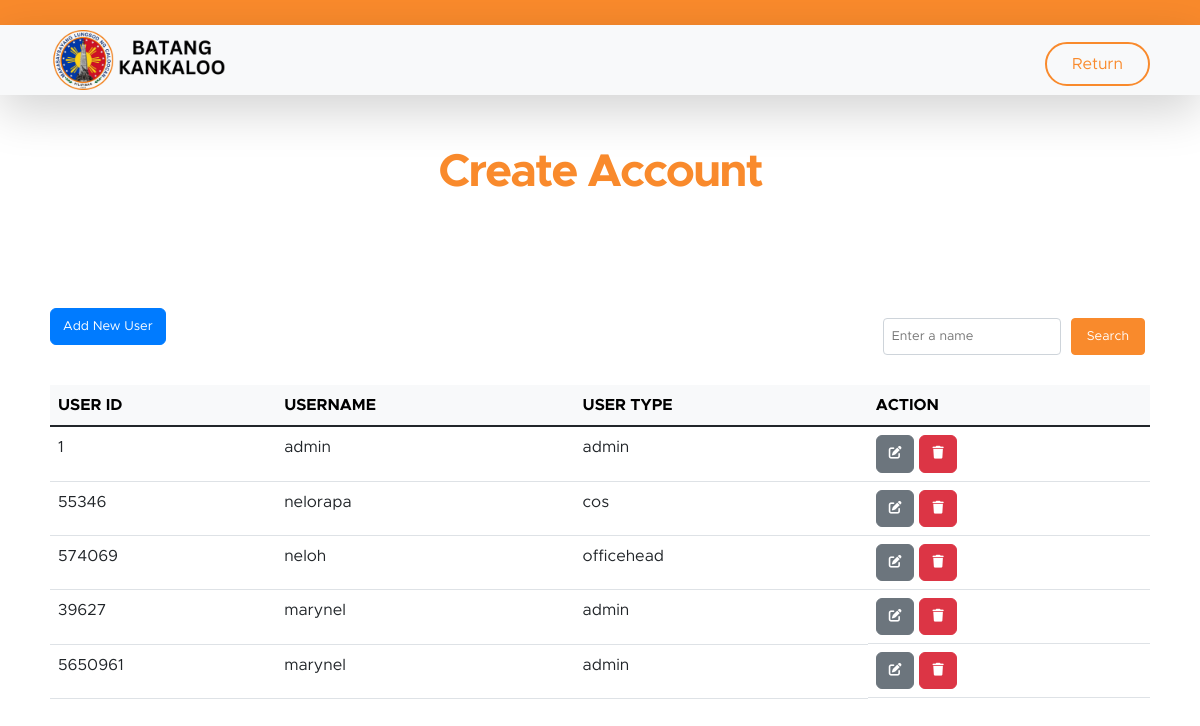
Page /admin/registration.php (signed in) on the committed database.
### tables this page shows
CREATE TABLE `user` (
  `id` bigint(50) NOT NULL,
  `user_id` bigint(50) NOT NULL,
  `username` varchar(15) NOT NULL,
  `password` varchar(15) NOT NULL,
  `gender` varchar(50) NOT NULL,
  `usertype` varchar(10) NOT NULL,
  `date` date NOT NULL
);

### admin/registration.php (the view, shortened to what this page needs)
<?php
include("../connection.php");
include("../functions.php");
if ($_SERVER["REQUEST_METHOD"] == "GET") {
    if (isset($_GET['search'])) {
        $search_input = $_GET['search'];
        $result = mysqli_query($con, "SELECT * FROM user WHERE user_id LIKE '%$search_input%' OR username LIKE '%$search_input%' OR usertype LIKE '%$search_input%'");
    } else {
        $result = mysqli_query($con, "SELECT * FROM user");
    }
} else {
    $result = mysqli_query($con, "SELECT * FROM user");
}
?>
<!doctype html>
<html lang="en">
<head>
    <link href="../css/bootstrap.min.css" rel="stylesheet">
    <link href="../css/bootstrap-icons.css" rel="stylesheet">
    <link rel="stylesheet" href="https://cdnjs.cloudflare.com/ajax/libs/font-awesome/6.5.1/css/all.min.css">
    <link href="../css/registration1.css" rel="stylesheet">
    <link href="../css/maincss.css" rel="stylesheet">
</head>
<body>
    <header class="site-header">
    </header>
    <nav class="navbar navbar-expand-lg bg-light shadow-lg">
        <div class="container">
            <a class="navbar-brand" href="admin.php">
                <img src="../images/batangkankaloologo.png" class="logo img-fluid" alt="">
            </a>
            <div class="collapse navbar-collapse" id="navbarNav">
                <ul class="navbar-nav ms-auto">
                    <li class="nav-item ms-3">
                        <a class="nav-link custom-btn custom-border-btn btn" href="../admin/admin.php">Return</a>
                    </li>
                </ul>
            </div>
        </div>
    </nav>
    <section class="section-padding">
        <div class="container">
            <div class="row">
                <div class="col-lg-10 col-12 text-center mx-auto">
                    <h2 class="mb-5"><b>Create Account</b></h2>
                </div>
            </div>
        </div>
    </section>
    <div class="container">
        <div class="add-search-nav">
            <div class="add-user">
                <button type="button" class="btn btn-primary" data-bs-toggle="modal" data-bs-target="#addModal">
                    Add New User
                </button>
            </div>
            <div class="search-container">
                <form action="" method="GET" class="search-form">
                    <input type="text" name="search" id="search" class="search-input" placeholder="Enter a name" autocomplete="off">
                    <input type="submit" value="Search" class="search-button btn btn-primary btn-sm">
                </form>
            </div>
        </div>
        <form action="" method="post">
            <div class="table-responsive">
                <table class="table table-hover">
                    <thead class="table-light">
                        <tr>
                            <th>USER ID</th>
                            <th>USERNAME</th>
                            <th>USER TYPE</th>
                            <th>ACTION</th>
                        </tr>
                    </thead>
                    <tbody class="table-group-divider">
                        <?php
                        if (mysqli_num_rows($result) > 0) {
                            while ($user_row = mysqli_fetch_assoc($result)) {
                        ?>
                                <tr>
                                    <td><?php echo $user_row['user_id'] ?></td>
                                    <td><?php echo $user_row['username'] ?></td>
                                    <td><?php echo $user_row['usertype'] ?></td>
                                    <td class="action-btn">
                                        <button type="button" class="btn btn-secondary" name="edit-btn" data-bs-toggle="modal" data-bs-target="#editModal<?php echo $user_row['id']; ?>">
                                            <i class="fa-solid fa-pen-to-square"></i>
                                        </button>
                                        <button type="button" class="btn btn-danger" name="delete-btn" data-bs-toggle="modal" data-bs-target="#deleteModal<?php echo $user_row['id']; ?>">
                                            <i class="fa-solid fa-trash"></i>
                                        </button>
                                    </td>
                                </tr>
                        <?php
                            }
                        } else {
                            echo "<tr><td colspan='4'>No records found</td></tr>";
                        }
                        ?>
                    </tbody>
                </table>
            </div>
        </form>
    </div>
</body>
</html>

### css/registration1.css (style rules this page uses)
body { font-family: 'Arial', sans-serif; background-color: #f8f9fa; margin: 0; }
.container { margin-top: 0px; padding: 0 20px; }
h2 { margin-bottom: 150px; text-align: center; color: #f98a2c; font-size: 3rem; }
.btn { margin-right: 5px; padding: 8px 12px; font-size: 0.8rem; }
.btn-primary { background-color: #007bff; border-color: #007bff; }
.btn-danger { background-color: #dc3545; border-color: #dc3545; }
.add-search-nav { display: flex; align-items: center; justify-content: space-between; padding: 0 0 30px; }
.search-container { display: flex; justify-content: flex-end; align-items: center; }
.search-form { display: flex; justify-content: space-between; align-items: center; }
.search-input { padding: 8px; margin-right: 10px; border: 1px solid #ced4da; border-radius: 4px; font-size: 0.8rem; }
.search-button { padding: 8px 15px; background-color: #f98a2c; color: #fff; border: 1px solid #f98a2c; border-radius: 4px; cursor: pointer; font-size: 0.8rem; }
.action-btn { display: flex; }

### css/maincss.css (style rules this page uses)
:root { --white-color: #ffffff; --primary-color: #f98a2c; --secondary-color: #f98a2c; --section-bg-color: #f0f8ff; --site-footer-bg-color: #44525d; --custom-btn-bg-color: #f98a2c; --custom-btn-bg-hover-color: #f98a2c; --dark-color: #000000; --p-color: #717275; --border-color: #e9eaeb; --body-font-family: 'Metropolis', sans-serif; --h1-font-size: 52px; --h2-font-size: 46px; --h3-font-size: 32px; --h4-font-size: 28px; --h5-font-size: 24px; --h6-font-size: 22px; --p-font-size: 16px; --btn-font-size: 18px; --copyright-font-size: 14px; --border-radius-large: 100px; --border-radius-medium: 20px; --border-radius-small: 10px; --font-weight-light: 300; --font-weight-normal: 400; --font-weight-semibold: 600; --font-weight-bold: 700; }
body { background-color: var(--white-color); font-family: var(--body-font-family); }
h2, h3, h4, h5, h6 { color: var(--dark-color); }
h1, h2, h3, h4, h5, h6 { font-weight: var(--font-weight-semibold); letter-spacing: -1px; }
h2 { color: var(--secondary-color); font-size: var(--h2-font-size); letter-spacing: -2px; }
ul li { color: var(--p-color); font-size: var(--p-font-size); font-weight: var(--font-weight-normal); }
a, button { touch-action: manipulation; transition: all 0.3s; }
a { color: var(--p-color); text-decoration: none; }
b, strong { font-weight: var(--font-weight-bold); }
.section-padding { padding-top: 50px; padding-bottom: 50px; }
.custom-btn { background: var(--secondary-color); border: 2px solid transparent; border-radius: var(--border-radius-large); color: var(--white-color); font-size: var(--btn-font-size); font-weight: var(--font-weight-normal); line-height: normal; padding: 15px 25px; }
.navbar-expand-lg .navbar-nav .nav-link.custom-btn { color: var(--custom-btn-bg-color); margin-top: 8px; padding: 12px 25px; }
.custom-border-btn { background: transparent; border: 2px solid var(--custom-btn-bg-color); color: var(--primary-color); }
.navbar { background: var(--white-color); z-index: 9; padding-top: 0; padding-bottom: 0; height: 70px; }
.navbar-brand { color: var(--primary-color); font-size: var(--h6-font-size); font-weight: var(--font-weight-bold); }
.logo { max-width: 180px; height: auto; }
.navbar-expand-lg .navbar-nav .nav-link { margin-right: 0; margin-left: 0; padding: 20px; }
.navbar-nav .nav-link { display: inline-block; color: var(--p-color); font-size: var(--p-font-size); font-weight: var(--font-weight-medium); position: relative; padding-top: 15px; padding-bottom: 15px; }
.site-header { background: var(--primary-color); padding-top: 15px; padding-bottom: 10px; }
.search-form { margin-top: 20px; }
.search-form { position: relative; }

### rows in the picture
user: user "1", username "admin", usertype "admin"
user: user "55346", username "nelorapa", usertype "cos"
user: user "574069", username "neloh", usertype "officehead"
user: user "39627", username "marynel", usertype "admin"
user: user "5650961", username "marynel", usertype "admin"
